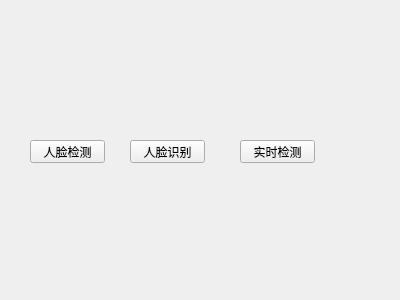
<?xml version="1.0" encoding="UTF-8"?>
<ui version="4.0">
 <class>Form</class>
 <widget class="QWidget" name="Form">
  <property name="geometry">
   <rect>
    <x>0</x>
    <y>0</y>
    <width>400</width>
    <height>300</height>
   </rect>
  </property>
  <property name="windowTitle">
   <string>Form</string>
  </property>
  <widget class="QPushButton" name="pushButton">
   <property name="geometry">
    <rect>
     <x>30</x>
     <y>140</y>
     <width>75</width>
     <height>23</height>
    </rect>
   </property>
   <property name="text">
    <string>人脸检测</string>
   </property>
  </widget>
  <widget class="QPushButton" name="pushButton_2">
   <property name="geometry">
    <rect>
     <x>130</x>
     <y>140</y>
     <width>75</width>
     <height>23</height>
    </rect>
   </property>
   <property name="text">
    <string>人脸识别</string>
   </property>
  </widget>
  <widget class="QPushButton" name="pushButton_3">
   <property name="geometry">
    <rect>
     <x>240</x>
     <y>140</y>
     <width>75</width>
     <height>23</height>
    </rect>
   </property>
   <property name="text">
    <string>实时检测</string>
   </property>
  </widget>
 </widget>
 <resources/>
 <connections/>
</ui>
